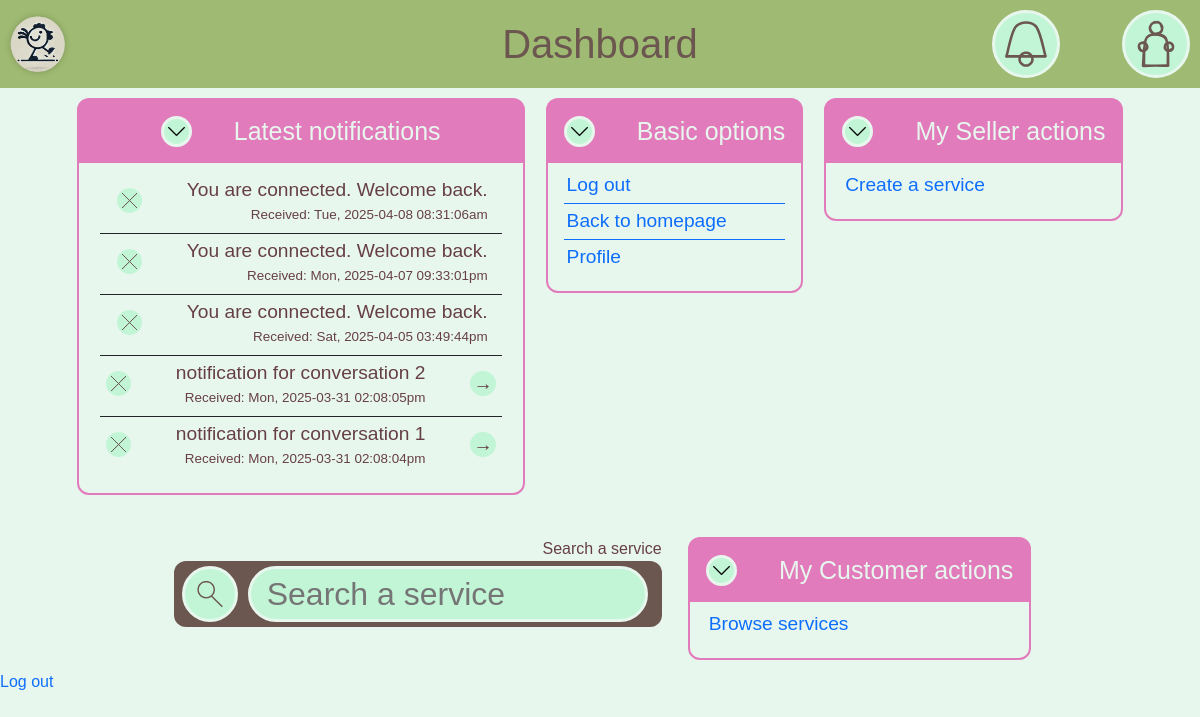
Page /pages/dashboard (signed in) on the earlier database version.
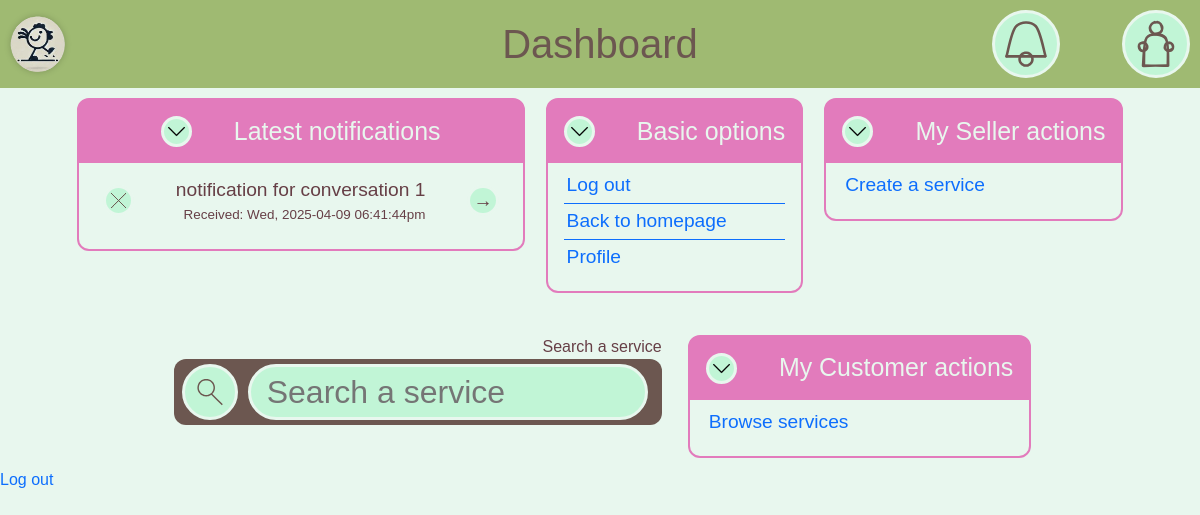
Same page on the later database version.
### tables this page shows
CREATE TABLE notifications(
        id INTEGER PRIMARY KEY,
        user_id INTEGER, conversation_id INTEGER, text TEXT, time TIMESTAMP,
        FOREIGN KEY(user_id) REFERENCES users(id),
        FOREIGN KEY(user_id) REFERENCES conversation(id)
    );

### utils/base.php (called while the page is built, shortened)
<?php
function root_include($name): void
{
    include $_SERVER["DOCUMENT_ROOT"] . $name;
}
function component($name): void
{
    root_include("/components/" . $name . ".php");
}

### utils/dbutils.php (called while the page is built, shortened)
<?php
function hasUserGotRole(PDO $db, $id, $roleID): bool
{
    $st = $db->prepare("SELECT * FROM roles WHERE user_id = :id");
    if (!$st->execute(["id" => $id])) return false;
    while ($elt = $st->fetch()) {
        if ($elt["role"] == $roleID) return true;
    }
    return false;
}
function isBusiness(PDO $db, $id)
{
    return hasUserGotRole($db, $id, 0);
}
function isCustomer(PDO $db, $id)
{
    return hasUserGotRole($db, $id, 1);
}
function isAdmin(PDO $db, $id)
{
    return hasUserGotRole($db, $id, 2);
}

### components/dashboard/base.php (called while the page is built)
<?php
function base_widget($db, $id) {
    insert_widget("Basic options", function() {
        buttons_widget(
            array(
                "Log out",
                "Back to homepage",
                "Profile"
            ),
            array(
                "/pages/signout",
                "/pages/homepage",
                "/pages/profile"
            )
        );
    });
}
?>

### components/common/notifications.php (the view, shortened to what this page needs)
<?php
function insert_notifications(PDO $db, $id)
{
    ?>
    <div class="circle-inside-accent logo">
        <img src="/assets/images/symbols/notification.svg" alt="notifications">
    </div>
    <?php
}
function display_notification($notification): void
{
    ?>
    <div class="notification line dashboard-line" not="<?= $notification["id"] ?>">
        <?php
        if ($notification["user_id"] != BROADCAST_ID) {
            ?>
            <div class="circle-inside-accent remove-notification">
                <img src="/assets/images/symbols/cancel.svg" alt="remove notification" class="symbol">
            </div>
            <?php
        }
        ?>
        <div class="notification-content">
            <p class="notification-text"><?= $notification["text"] ?></p>
            <p class="notification-date"><?= $notification["date"] ?></p>
        </div>
        <?php
        if ($notification["conversation_id"] != SYSTEM_ID) {
            ?>
            <div class="circle-inside-accent inspect-notification">
                <p class="symbol">&rarr;</p>
            </div>
            <?php
        }
        ?>
    </div>
    <?php
}
function get_user_notifications(PDO $db, $id): array
{
    $st = $db->prepare("
    SELECT *
    FROM notifications
    -- Support for broadcasts
    WHERE user_id = (:id) OR user_id = 0
    ORDER BY notifications.time DESC
    ");
    return $st->execute(["id" => $id]) ? $st->fetchAll() : [];
}
?>

### pages/dashboard/index.php (shortened to what this page needs)
<?php
require $_SERVER["DOCUMENT_ROOT"] . "/utils/base.php";
?>
<!DOCTYPE html>
<html lang="en">
<?php
insert_head("Dashboard", ["inputs", "containers", "widgets", "page-header"]);
?>
<body>
<?php
$db = getSecureDB();
$id = $_SESSION["id"];
insert_header("Dashboard", $id);
insert_all_widgets($db, $id);
?>
<a href="/pages/signout">Log out</a>
</body>
</html>

### components/header.php (shortened to what this page needs)
<?php function insert_head($name, $css = array()): void
{ ?>
    <head>
        <link rel="stylesheet" href="/assets/css/main-style.css">
        <link href="https://cdn.jsdelivr.net/npm/bootstrap@5.3.3/dist/css/bootstrap.min.css" rel="stylesheet"
>
        <?php
        foreach ($css as $link) {
            ?>
            <link rel="stylesheet" href="/assets/css/<?= $link ?>.css">
            <?php
        }
        ?>
    </head>
<?php } ?>

### components/common/page-header.php
<?php
function insert_header($title, $id = null): void
{
    ?>
    <header>
        <div class="logo-decoration-container">
            <?php
            component("logo");
            ?>
        </div>
        <div class="title">
            <a href="/pages/homepage">
                <h1><?= $title ?></h1>
            </a>
        </div>
        <?php
        if ($id) {
            ?>
            <aside class="line">
                <?php
                $db = getSecureDB();
                insert_notifications($db, $id);
                insert_profile_button($id);
                ?>
            </aside>
            <?php
        }
        ?>
    </header>
    <?php
}
?>

### components/logo.php
<a href="/pages/homepage" class="logo">
    <div>
        <img src="/assets/images/logo.png" alt="A roaming rooster">
    </div>
</a>

### components/common/profile.php
<?php
function insert_profile_button($id)
{
    ?>
    <div class="circle-inside-accent logo">
        <a href="/pages/profile">
            <img src="/assets/images/symbols/profile.svg" alt="profile">
        </a>
    </div>
    <?php
}
?>

### components/dashboard/widget-manager.php (shortened to what this page needs)
<?php
function insert_all_widgets($db, $id): void
{
    ?>
    <div class="widget-list">
        <?php
        $is_business = isBusiness($db, $id);
        $is_customer = isCustomer($db, $id);
        $is_admin = isAdmin($db, $id);
        widget_notifications($db, $id);
        base_widget($db, $id);
        if ($is_business) {
            business_widgets($db, $id);
        }
        if ($is_customer) {
            insert_search_widget(page: false);
        }
        ?>
    </div>
    <?php
}
?>

### components/dashboard/notifications.php
<?php
function widget_notifications($db, $id): void
{
    $nots = get_user_notifications($db, $id);
    if (count($nots) != 0) {
        insert_widget("Latest notifications", function () use ($nots) {
            ?>
            <div>
                <?php
                foreach ($nots as $not) {
                    $not["safe_text"] = htmlspecialchars($not["text"]);
                    $not["date"] = "Received: " . date("D, Y-m-d h:i:sa", $not["time"]);
                    display_notification($not);
                }
                ?>
            </div>
            <?php
        });
    }
}
?>

### components/dashboard/widget-base.php
<?php
function insert_widget($title, $callback): void
{
    ?>
    <div class="widget">
        <div class="widget-header line">
            <div class="circle-inside-accent">
                <img src="/assets/images/down.png" alt="Retract" class="symbol">
            </div>
            <h2><?= $title ?></h2>
        </div>
        <div class="widget-content page">
            <?php
            $callback();
            ?>
        </div>
    </div>
    <?php
}

### components/dashboard/buttons.php
<?php
function buttons_widget($texts, $addresses): void
{
    ?>
    <div class="dashboard-buttons-list">
        <?php
        for ($i = 0; $i < count($texts); $i++) {
            ?>
            <a href="<?= htmlspecialchars($addresses[$i]) ?>" class="dashboard-line">
                <div class="dashboard-action">
                    <?= htmlspecialchars($texts[$i]) ?>
                </div>
            </a>
            <?php
        }
        ?>
    </div>
    <?php
}
?>

### components/search.php (shortened to what this page needs)
<?php
function insert_search_image()
{
    ?>
    <div class="symbol">
        <img src="/assets/images/symbols/search.svg" alt="Search" class="symbol">
    </div>
    <?php
}
function insert_search_widget($placeholder = "Search a service", $page = true, $content = null): void
{
    ?>
    <div class="text-field-label">
        <label for="s">
            <?= $placeholder ?>
        </label> <br>
        <form class="text-field line-form" action="/pages/search-results">
            <div id="search-symbol" class="circle-inside-input page-horizontal minimize <?php if ($content !== null) {
                echo "reduce-horizontal";
            } ?>">
                <?php
                if ($page) {
                    insert_search_image();
                } else {
                    ?>
                    <a href="/pages/search-results">
                        <?php
                        insert_search_image();
                        ?>
                    </a>
                    <?php
                }
                ?>
            </div>
            <input id="s" name="s" class="circle-inside-input" type="search"
                   placeholder="<?= $placeholder ?>" <?php if ($content !== null) {
                echo "value='$content'";
            } ?>>
        </form>
    </div>
    <?php
}
?>

### assets/css/main-style.css (style rules this page uses)
:root { --title-color: #9FBA72; --warning-color: #FFC87F; --text-color-main: #663F46; --text-color-main-light: #CFC9C9; --text-color-secondary: #6C5750; --back-color-base: #E8F7EE; --back-color-popup: #C1F5D6; --back-color-important: #E27BBC; --back-color-secondary: #A79CD6; --back-color-ternary: #DFDCDB; --accent-color-main: var(--back-color-secondary); --accent-color-secondary: var(--back-color-important); --place-color-main: #77005D; --place-color-secondary: #121212; --place-holder-gradient: repeating-linear-gradient(45deg, var(--place-color-main) 10%, var(--place-color-secondary), 10%); --image-on-back-base-gradient: linear-gradient(var(--back-color-important) 0%, transparent 100%); --medium-corner: 12px; --large-corner: 40px; --input-block-padding: 8px; --input-block-margin: 5px; --big-container-padding: 2%; --reading-margin: 7%; --spacing-minimum: 10px; --spacing-small: 21px; --spacing-medium: 42px; --spacing-large: 84px; }
html, body { background-color: var(--back-color-base) !important; font-family: Arial, Helvetica, sans-serif; }
div { background-color: transparent; }
h1 { color: var(--text-color-secondary) !important; text-align: center; }
p { color: var(--text-color-main); }
.logo-decoration-container { display: flex; align-items: center; filter: drop-shadow(0 0 3px #00000033); }
.page { max-height: 500px; visibility: visible; transition: max-height, padding, margin, visibility; transition-duration: 0.5s; transition-timing-function: ease; }
.page-horizontal { max-width: 400px; visibility: visible; transition: max-width, padding, margin, visibility; transition-duration: 0.3s; transition-timing-function: ease; }
.symbol { height: 1em; width: 1em; font-size: 1em; line-height: 1em; margin: 0; padding: 0; display: block; }
.minimize { height: fit-content; padding: 9px; }
a { text-decoration: none; }

### assets/css/inputs.css (style rules this page uses)
input { max-width: 100%; box-sizing: border-box; }
.text-field-label { font-size: medium; text-align: right; color: var(--text-color-main); margin-left: var(--input-block-margin); margin-right: var(--input-block-margin); }
.text-field { background-color: var(--text-color-secondary); color: var(--back-color-popup); border: none; border-radius: var(--medium-corner); font-size: xx-large; padding: var(--input-block-margin) var(--input-block-padding); width: 100%; max-width: 98vw; overflow: scroll; }
.line-form { display: flex; flex-direction: row; }
.line-form > * + * { margin-left: var(--spacing-minimum); }
label { text-align: right; }
.circle-inside-input { color: var(--text-color-main); background-color: var(--back-color-popup); border: solid 3px var(--back-color-base); border-radius: 1000px; }
input.circle-inside-input { padding-left: 16px; min-width: 0; width: 400px; max-width: 60vw; }
.circle-inside-accent { color: var(--text-color-main); background-color: var(--back-color-popup); border: solid 3px var(--back-color-base); border-radius: 1000px; padding: 3px; cursor: pointer; }

### assets/css/containers.css (style rules this page uses)
.line { display: flex; flex-direction: row; gap: var(--spacing-medium); justify-content: center; align-items: center; }
.widget-list { display: flex; flex-direction: row; flex-wrap: wrap; row-gap: var(--spacing-medium); column-gap: var(--spacing-small); margin: var(--spacing-minimum); justify-content: center; font-size: 1.2em; }

### assets/css/widgets.css (style rules this page uses)
.widget { border: var(--accent-color-secondary) 2px solid; border-radius: var(--medium-corner); box-sizing: border-box; background-clip: border-box; background: var(--accent-color-secondary); overflow: hidden; height: fit-content; }
.widget > * { padding: 16px; }
.widget-header { color: var(--back-color-base); cursor: pointer; }
.widget-content { overflow: auto; background: var(--back-color-base); margin: 0; padding-top: 5px; }
.widget-header > h2 { font-size: 1.3em; margin: 0; }
.notification { margin: 5px; }
.notification p { margin: 0; }
.notification-date { text-align: right; font-size: 0.7em; }
.dashboard-line { padding: 3px; }
a.dashboard-line { display: block; }
.dashboard-line + .dashboard-line { border-top: 1px solid; }

### assets/css/page-header.css (style rules this page uses)
header { background-color: var(--title-color); position: sticky; z-index: 1; top: 0; display: flex; flex-direction: row; align-items: center; justify-content: space-between; min-height: 2.5em; }
.title { height: fit-content; width: fit-content; position: absolute; margin: auto; left: 0; right: 0; }
.title h1 { margin: 0; }
header .logo { margin: 10px; }
header .logo * { width: 3.5em; height: 3.5em; max-width: 10vw; }

Differences in the rows shown:
removed notifications: text "You are connected. Welcome back.", date "Received: Tue, 2025-04-08 08:31:06am"
removed notifications: text "You are connected. Welcome back.", date "Received: Mon, 2025-04-07 09:33:01pm"
removed notifications: text "You are connected. Welcome back.", date "Received: Sat, 2025-04-05 03:49:44pm"
no longer on this page (row edited): notifications: text "notification for conversation 2", date "Received: Mon, 2025-03-31 02:08:05pm"
changed notifications "notification for conversation 1": date "Received: Mon, 2025-03-31 02:08:04pm" → "Received: Wed, 2025-04-09 06:41:44pm"
